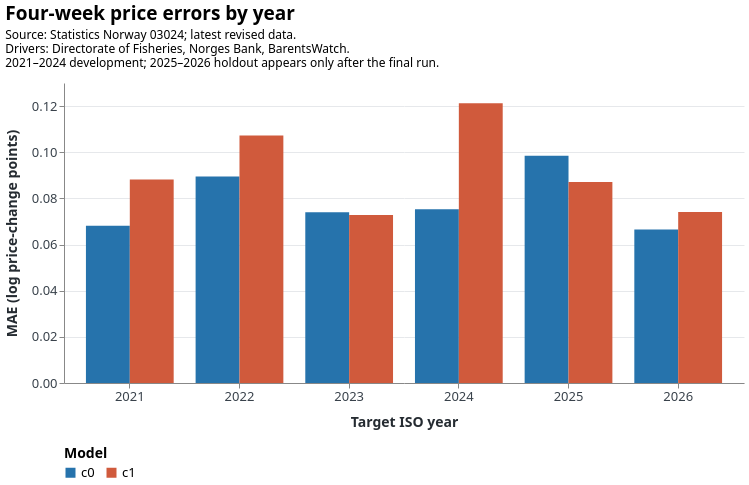

Express this chart as Vega-Lite.
### Vega-Lite specification from a JSON file in a GitHub repository (floating-point values rounded to 4 significant figures)
{"$schema": "https://vega.github.io/schema/vega-lite/v5.20.1.json", "config": {"area": {"opacity": 0.16}, "axis": {"gridColor": "#e6e8eb", "labelColor": "#39424b", "labelFontSize": 13, "titleColor": "#252b31", "titleFontSize": 14, "titlePadding": 12}, "background": "white", "font": "system-ui, -apple-system, BlinkMacSystemFont, sans-serif", "legend": {"labelFontSize": 13, "orient": "bottom", "titleFontSize": 14}, "line": {"strokeWidth": 2}, "point": {"size": 45}, "range": {"category": ["#737373", "#8a6bb8", "#2673ac", "#d05a3c", "#747474", "#a78329", "#b54b73", "#23877d", "#252b31"]}, "text": {"fontSize": 15}, "title": {"anchor": "start", "fontSize": 19, "offset": 14, "subtitleFontSize": 12, "subtitlePadding": 6}, "view": {"stroke": null}}, "data": {"values": [{"mae": 0.06816, "model": "c0", "year": 2021}, {"mae": 0.08815, "model": "c1", "year": 2021}, {"mae": 0.08953, "model": "c0", "year": 2022}, {"mae": 0.1072, "model": "c1", "year": 2022}, {"mae": 0.07401, "model": "c0", "year": 2023}, {"mae": 0.07284, "model": "c1", "year": 2023}, {"mae": 0.07532, "model": "c0", "year": 2024}, {"mae": 0.1212, "model": "c1", "year": 2024}, {"mae": 0.09848, "model": "c0", "year": 2025}, {"mae": 0.08715, "model": "c1", "year": 2025}, {"mae": 0.06653, "model": "c0", "year": 2026}, {"mae": 0.07405, "model": "c1", "year": 2026}]}, "encoding": {"color": {"field": "model", "scale": {"domain": ["c0", "c1"], "range": ["#2673ac", "#d05a3c"]}, "title": "Model", "type": "nominal"}, "tooltip": [{"field": "year", "type": "ordinal"}, {"field": "model", "type": "nominal"}, {"field": "mae", "format": ".4f", "type": "quantitative"}], "x": {"axis": {"labelAngle": 0}, "field": "year", "title": "Target ISO year", "type": "ordinal"}, "xOffset": {"field": "model", "type": "nominal"}, "y": {"field": "mae", "title": "MAE (log price-change points)", "type": "quantitative"}}, "height": 300, "mark": {"type": "bar"}, "title": {"subtitle": ["Source: Statistics Norway 03024; latest revised data.", "Drivers: Directorate of Fisheries, Norges Bank, BarentsWatch.", "2021–2024 development; 2025–2026 holdout appears only after the final run."], "text": "Four-week price errors by year"}, "width": 680}
